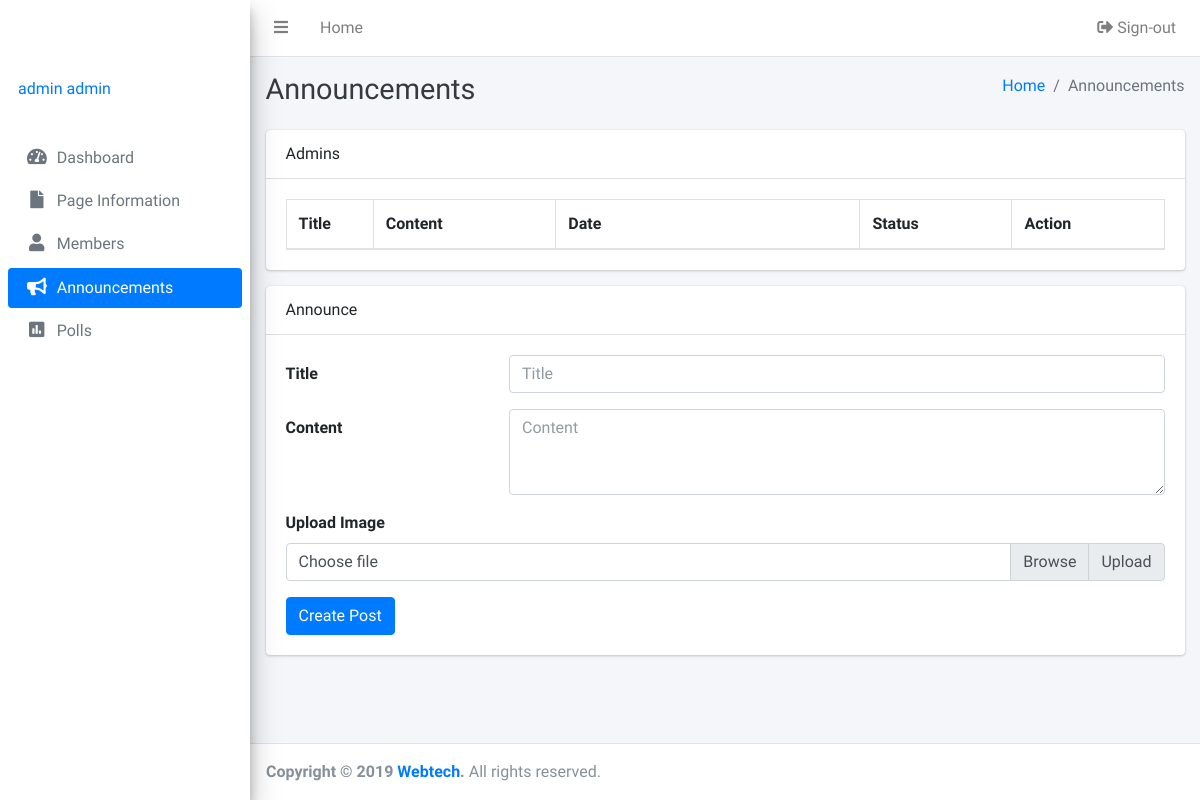
The app's page /admins/announcements.php (signed in), older data.
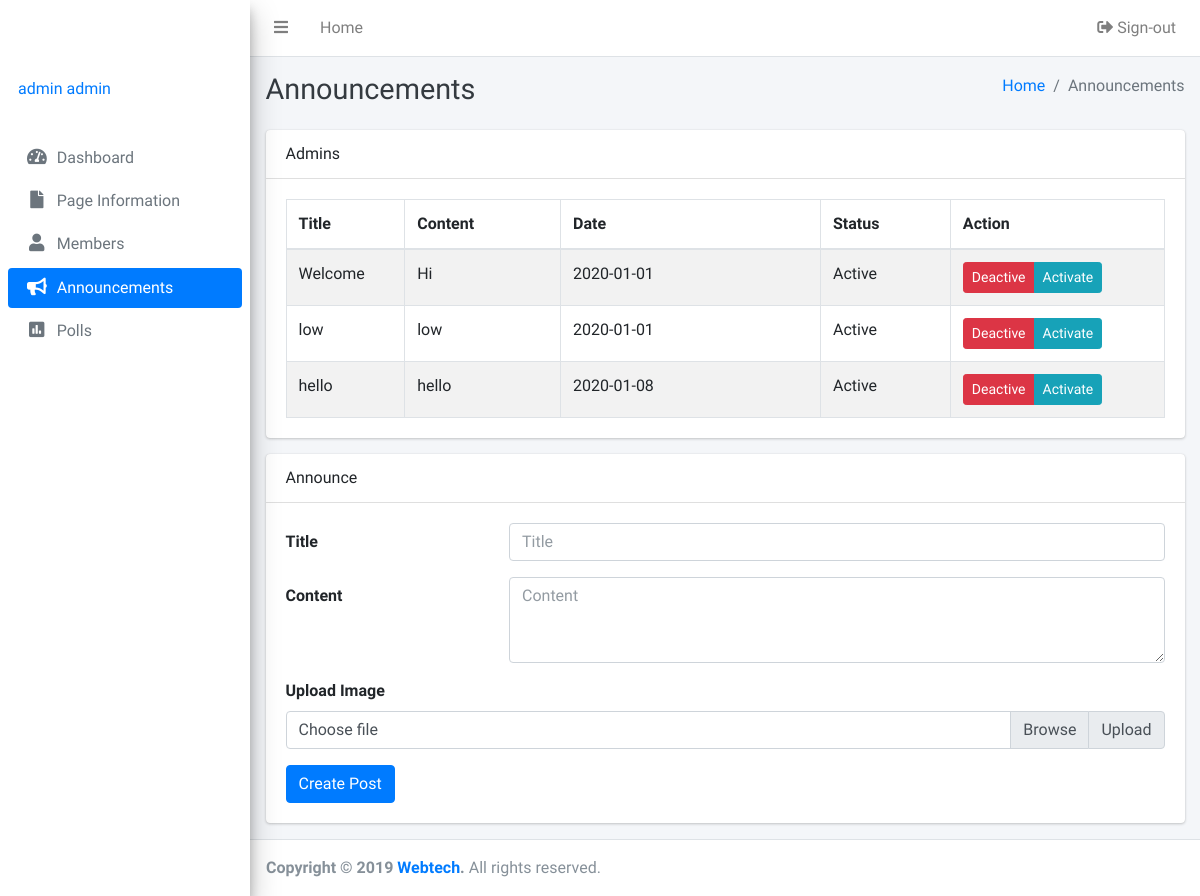
The same page, newer data.
### tables this page shows
CREATE TABLE IF NOT EXISTS `accounts` (
  `id` int(255) NOT NULL AUTO_INCREMENT,
  `firstname` varchar(255) NOT NULL,
  `lastname` varchar(255) NOT NULL,
  `username` varchar(255) NOT NULL,
  `email` varchar(255) NOT NULL,
  `password` varchar(255) NOT NULL,
  `role` enum('super','admin') NOT NULL,
  `status` enum('Enabled','Disabled') NOT NULL,
  PRIMARY KEY (`id`),
  UNIQUE KEY `username` (`username`)
);

CREATE TABLE IF NOT EXISTS `post` (
  `id` int(255) NOT NULL AUTO_INCREMENT,
  `title` varchar(255) NOT NULL,
  `content` longtext NOT NULL,
  `date` varchar(255) NOT NULL,
  `status` enum('Active','Inactive') NOT NULL,
  `image` text,
  PRIMARY KEY (`id`)
);

### admins/inc/session.php (called while the page is built, shortened)
<?php
	include 'inc/db.php';;
	if(isset($_SESSION['admin'])){
		$sql = mysqli_query($db, "SELECT * FROM accounts where `username` = '".$_SESSION['admin']."'");
		$user = mysqli_fetch_assoc($sql);
	}
	else{
		header('location: login.php');
		exit();
	}
?>

### admins/announcements.php (the view, shortened to what this page needs)
<?php
  include 'inc/session.php';
  include 'inc/header.php';
  include 'inc/db.php';
 ?>
<?php
$link = "Announcements";
?>
<body class="hold-transition sidebar-mini">
<div class="wrapper">
<?php include 'inc/navbar.php'; ?>
  <div class="content-wrapper">
    <div class="content-header">
      <div class="container-fluid">
        <div class="row mb-2">
          <div class="col-sm-6">
            <h1 class="m-0 text-dark">Announcements</h1>
          </div>
          <div class="col-sm-6">
            <ol class="breadcrumb float-sm-right">
              <li class="breadcrumb-item"><a href="#">Home</a></li>
              <li class="breadcrumb-item active">Announcements</li>
            </ol>
          </div>
        </div>
      </div>
    </div>
    <div class="content">
      <div class="container-fluid">
         <div class="row">
          <div class="col-12">
            <div class="card">
              <div class="card-header">
               Admins
              </div>
              <div class="card-body">
                <table class="table table-bordered table-striped display">
                  <thead>
                  <tr>
                    <th width="50">Title</th>
                    <th width="120">Content</th>
                    <th width="200">Date</th>
                    <th width="100">Status</th>
                    <th width="100">Action</th>
                  </tr>
                  </thead>
                  <tbody>
                  <?php
                  $sql = mysqli_query($db, "SELECT * FROM post");
                  while ($row = mysqli_fetch_array($sql)) {
                        ?>
                  <tr>
                    <td><?php echo $row['title'];?></td>
                    <td><?php echo $row['content'];?></td>
                    <td><?php echo $row['date'];?></td>
                    <td><?php echo $row['status'];?></td>
                    <td>
                       <div class="btn-group btn-group-sm">
                        <a href='announcementinactive.php?id=<?php echo $row['id']; ?>' class="btn btn-danger">Deactive</a>
                        <a href='announcementactive.php?id=<?php echo $row['id']; ?>' class="btn btn-info">Activate</a>
                      </div>
                    </td>
                  </tr>
                  <?php   } ?>
                  </tbody>
                </table>
              </div>
            </div>
          </div>
        </div>
         <div class="row">
          <div class="col-12">
            <div class="card">
              <div class="card-header">
               Announce
              </div>
              <div class="card-body">
               <form class="form-horizontal" action="announcements.php" method="post" enctype="multipart/form-data">
                  <div class="form-group row">
                    <label for="inputEmail3" class="col-sm-3 col-form-label">Title</label>
                    <div class="col-sm-9">
                      <input type="text" class="form-control" placeholder="Title" name="title" required>
                    </div>
                  </div>
                  <div class="form-group row">
                    <label for="inputEmail3" class="col-sm-3 col-form-label">Content</label>
                    <div class="col-sm-9">
                     <textarea class="form-control" rows="3" placeholder="Content" name="content" required></textarea>
                    </div>
                  </div>
                  <div class="form-group">
                    <label for="image">Upload Image</label>
                    <div class="input-group">
                      <div class="custom-file">
                        <label class="custom-file-label" for="image">Choose file</label>
                      </div>
                      <div class="input-group-append">
                        <span class="input-group-text" id="">Upload</span>
                      </div>
                    </div>
                  </div>
                  <button type="submit" class="btn btn-primary" name="submit">Create Post</button>
                  </form>
              </div>
            </div>
          </div>
        </div>
      </div>
    </div>
  </div>
  <?php include 'inc/footer.php'; ?>
</div>
</body>
</html>

### admins/inc/header.php (shortened to what this page needs)
<!DOCTYPE html>
<html lang="en">
<head>
  <link rel="stylesheet" href="plugins/fontawesome-free/css/all.min.css">
  <link rel="stylesheet" href="dist/css/adminlte.min.css">
  <link rel="stylesheet" href="plugins/toastr/toastr.min.css">
</head>

### admins/inc/navbar.php
  <nav class="main-header navbar navbar-expand navbar-white navbar-light">
    <ul class="navbar-nav">
      <li class="nav-item">
        <a class="nav-link" data-widget="pushmenu" href="#"><i class="fas fa-bars"></i></a>
      </li>
      <li class="nav-item d-none d-sm-inline-block">
        <a href="index3.html" class="nav-link">Home</a>
      </li>
    </ul>
    <ul class="navbar-nav ml-auto">
      <li class="nav-item">
        <a class="nav-link" href="logout.php"><i class="nav-icon fas fa-sign-out-alt"></i> Sign-out</a>
      </li>
    </ul>
  </nav>
  <aside class="main-sidebar sidebar-gray elevation-4">
    <a href="index3.html" class="brand-link">
      <span class="brand-text font-weight-light">OrgIT</span>
    </a>
    <div class="sidebar">
      <div class="user-panel mt-3 pb-3 mb-3 d-flex">
        <div class="info">
          <a href="#" class="d-block"><?php echo $user['firstname']. ' '.$user['lastname']; ?></a>
        </div>
      </div>
<?php if($user['role'] == 'super'): ?>
      <nav class="mt-2">
        <ul class="nav nav-pills nav-sidebar flex-column" data-widget="treeview" role="menu" data-accordion="false">
          <li class="nav-item">
            <a href="index.php" class="nav-link <?php if($link == 'Dashboard') {echo 'active';} ?>">
              <i class="nav-icon fas fa-tachometer-alt"></i>
              <p>
                Dashboard
              </p>
            </a>
          </li>
          <li class="nav-item">
            <a href="page.php" class="nav-link <?php if($link == 'Information') {echo 'active';} ?>">
              <i class="nav-icon fas fa-file"></i>
              <p>
                Page Information
              </p>
            </a>
          </li>
          <li class="nav-item">
            <a href="allaccounts.php" class="nav-link <?php if($link == 'Accounts') {echo 'active';} ?>">
              <i class="nav-icon fas fa-users"></i>
              <p>
                All Accounts
              </p>
            </a>
          </li>
          <li class="nav-item">
            <a href="announcements.php" class="nav-link <?php if($link == 'Announcements') {echo 'active';} ?>">
              <i class="nav-icon fas fa-bullhorn"></i>
              <p>
                Announcements
              </p>
            </a>
          </li>
          <li class="nav-item">
            <a href="poll.php" class="nav-link <?php if($link == 'Polls') {echo 'active';} ?>">
              <i class="nav-icon fas fa-poll"></i>
              <p>
                Polls
              </p>
            </a>
          </li>
          <li class="nav-item">
            <a href="semester.php" class="nav-link <?php if($link == 'Semester') {echo 'active';} ?>">
              <i class="nav-icon fas fa-cog"></i>
              <p>
                Settings
              </p>
            </a>
          </li>
        </ul>
      </nav>
  <?php else: ?>
      <nav class="mt-2">
        <ul class="nav nav-pills nav-sidebar flex-column" data-widget="treeview" role="members" data-accordion="false">
          <li class="nav-item">
            <a href="index.php" class="nav-link <?php if($link == 'Dashboard') {echo 'active';} ?>">
              <i class="nav-icon fas fa-tachometer-alt"></i>
              <p>
                Dashboard
              </p>
            </a>
          </li>
          <li class="nav-item">
            <a href="page.php" class="nav-link <?php if($link == 'Information') {echo 'active';} ?>">
              <i class="nav-icon fas fa-file"></i>
              <p>
                Page Information
              </p>
            </a>
          </li>
          <li class="nav-item">
            <a href="members.php" class="nav-link <?php if($link == 'Members') {echo 'active';} ?>">
              <i class="nav-icon fas fa-user"></i>
              <p>
                Members
              </p>
            </a>
          </li>
          <li class="nav-item">
            <a href="announcements.php" class="nav-link <?php if($link == 'Announcements') {echo 'active';} ?>">
              <i class="nav-icon fas fa-bullhorn"></i>
              <p>
                Announcements
              </p>
            </a>
          </li>
          <li class="nav-item">
            <a href="poll.php" class="nav-link <?php if($link == 'Polls') {echo 'active';} ?>">
              <i class="nav-icon fas fa-poll"></i>
              <p>
                Polls
              </p>
            </a>
          </li>
        </ul>
      </nav>
  <?php endif ?>
    </div>
  </aside>

### admins/inc/footer.php
<footer class="main-footer">
	<strong>Copyright &copy; 2019 <a href="">Webtech</a>.</strong> All rights reserved.
</footer>

### admins/inc/header.php (style rules this page uses)
p, h1, h2, h3, h4, h5, h6, label, td, dt, dd { user-select: none; -webkit-user-select: none; -khtml-user-select: none; -moz-user-select: none; -ms-user-select: none; }

Row changes from the older to the newer data that the page shows:
added post: title "Welcome", content "Hi", date "2020-01-01", status "Active"
added post: title "low", content "low", date "2020-01-01", status "Active"
added post: title "hello", content "hello", date "2020-01-08", status "Active"
